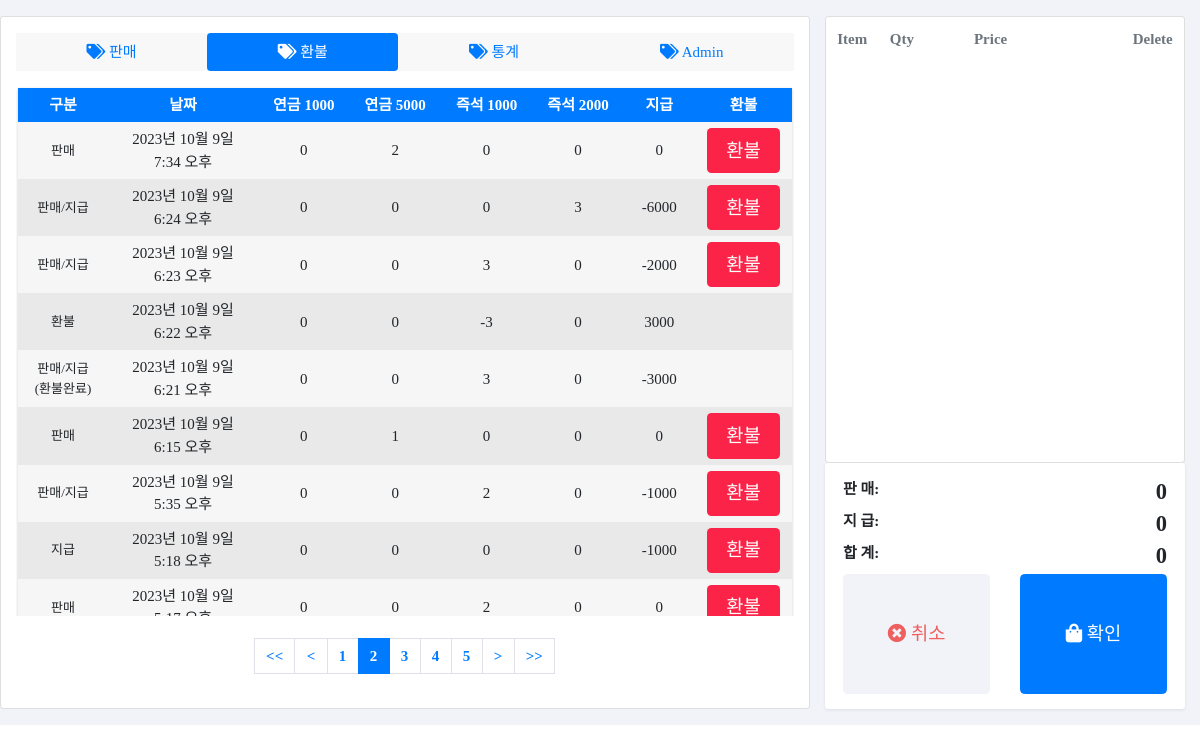
Screenshot of /refund/?page=2 with the database file from the repository.
### POSApp/models.py (models this page shows)
class POSDB(models.Model):
    seq = models.IntegerField(primary_key=True)
    category = models.CharField(max_length=10, null=True)
    pension_lottery_1000 = models.IntegerField(null=True)
    pension_lottery_5000 = models.IntegerField(null=True)
    instant_lottery_1000 = models.IntegerField(null=True)
    instant_lottery_2000 = models.IntegerField(null=True)
    pension_lottery_1000_Qty = models.IntegerField(null=True)
    pension_lottery_5000_Qty = models.IntegerField(null=True)
    instant_lottery_1000_Qty = models.IntegerField(null=True)
    instant_lottery_2000_Qty = models.IntegerField(null=True)
    sale = models.IntegerField(null=True)
    pay = models.IntegerField(null=True)
    sale_time = models.DateTimeField(null=True)
    daily_sale_start = models.DateTimeField(null=True)
    base_balance = models.IntegerField(null=True)
    ismodify = models.BooleanField(null=True)

### POSApp/views.py (the view, shortened to what this page needs)
# urls.py: path('refund/', views.refund, name="refund"),
def refund(request):
    sale_pay_lists = POSDB.objects.order_by('-seq')
    paginator = Paginator(sale_pay_lists, 20)
    page = request.GET.get('page', 1)  # 페이지
    page_obj = paginator.get_page(page)
    context = {
        'sale_pay_list': page_obj,
    }
    return render(request, 'refund.html', context)

### POSApp/templates/refund.html (shortened to what this page needs)
<!DOCTYPE HTML>
<html lang="en">
{% load static %}
<head>
    <link href="{% static 'assets/css/bootstrap.css' %}" rel="stylesheet" type="text/css" />
    <link href="{% static 'assets/css/ui.css' %}" rel="stylesheet" type="text/css" />
    <link href="{% static 'assets/fonts/fontawesome/css/fontawesome-all.min.css' %}" type="text/css" rel="stylesheet">
    <link href="{% static 'assets/css/OverlayScrollbars.css' %}" type="text/css" rel="stylesheet" />
</head>
<body>
    <section class="section-content padding-y-sm bg-default ">
        <div class="container-fluid">
            <div class="row">
                <div class="col-md-8 card padding-y-sm card ">
                    <ul class="nav bg radius nav-pills nav-fill mb-3 bg" role="tablist">
                        <li class="nav-item">
                            <a class="nav-link" href="{% url 'POSApp:index' %}">
                                <i class="fa fa-tags"></i> 판매</a>
                        </li>
                        <li class="nav-item">
                            <a class="nav-link active show" data-toggle="pill" href="{% url 'POSApp:refund' %}">
                                <i class="fa fa-tags "></i> 환불</a>
                        </li>
                        <li class="nav-item">
                            <a class="nav-link" href="{% url 'POSApp:stock' %}">
                                <i class="fa fa-tags "></i> 통계</a>
                        </li>
                        <li class="nav-item">
                            <a class="nav-link" href="{% url 'POSApp:adminpage' %}">
                                <i class="fa fa-tags "></i> Admin</a>
                        </li>
                    </ul>
                    <form action="{% url 'POSApp:refund' %}" method="POST">
                    <div class="wrapper" style="overflow:scroll; height:530px; text-align:center;">
                        <div class="table_refund">
                            <div class="row_table header">
                                <div class="cell" style="width:90px;">구분</div>
                                <div class="cell" style="width:150px;">날짜</div>
                                <div class="cell">연금 1000</div>
                                <div class="cell">연금 5000</div>
                                <div class="cell">즉석 1000</div>
                                <div class="cell">즉석 2000</div>
                                <div class="cell">지급</div>
                                <div class="cell">환불</div>
                            </div>
                                {% for sale_pay in sale_pay_list %}
                                <div class="row_table">
                                    <div class="cell cell_category" data-title="구분">{{sale_pay.category}}</div>
                                    <div class="cell" data-title="판매시간">{{sale_pay.sale_time}}</div>
                                    <div class="cell" data-title="연금 1000">{{sale_pay.pension_lottery_1000_Qty}}</div>
                                    <div class="cell" data-title="연금 2000">{{sale_pay.pension_lottery_5000_Qty}}</div>
                                    <div class="cell" data-title="즉석 1000">{{sale_pay.instant_lottery_1000_Qty}}</div>
                                    <div class="cell" data-title="즉석 2000">{{sale_pay.instant_lottery_2000_Qty}}</div>
                                    <div class="cell" data-title="지급 금액">{{sale_pay.pay}}</div>
                                    <div class="cell" data-title="환불">
                                        {% if sale_pay.category == "환불" %}
                                        {% elif sale_pay.category == "재고수정"%}
                                        {% elif sale_pay.category == "판매(환불완료)"%}
                                        {% elif sale_pay.category == "지급(환불완료)"%}
                                        {% elif sale_pay.category == "판매/지급(환불완료)"%}
                                        {% else %}
                                        <button class="btn btn-primary_refund btn-lg btn-block" onclick="refund({{forloop.counter0}})">
                                            환불
                                        </button>
                                        {% endif %}
                                    </div>
                                </div>
                                {% endfor %}
                            </div>
                        </div>
                        </form>
                    <br>
                    <div class="pagination_">
                        <ul class="pagination justify-content-center">
                            <li class="page-first">
                            <a class="page-link" href="?{{current_path}}&page=1"><<</a>
                            </li>
                            {% if sale_pay_list.has_previous %}
                            <li class="page-item">
                                <a class="page-link" href="?page={{sale_pay_list.previous_page_number}}"><</a>
                            </li>
                            {% else %}
                            <li class="page-item disabled">
                                <a class="page-link" tabindex="-1" aria-disabled="true" href="#"><</a>
                            </li>
                            {% endif %}
                            {% for page_number in sale_pay_list.paginator.page_range %}
                            {% if page_number >= sale_pay_list.number|add:-3 and page_number <= sale_pay_list.number|add:3 %}
                                {% if page_number == sale_pay_list.number %}
                                <li class="page-item active" aria-current="page">
                                    <a class="page-link" href="?page={{page_number}}"style="background:#007bff;font-weight: bold;">{{page_number}}</a>
                                <li>
                                {% else %}
                                <li class="page-item">
                                    <a class="page-link" href="?page={{page_number}}">{{page_number}}</a>
                                </li>
                                {% endif %}
                            {% endif %}
                            {% endfor %}
                            {% if sale_pay_list.has_next %}
                            <li class="page-item">
                                <a class="page-link" href="?page={{sale_pay_list.next_page_number}}">></a>
                            </li>
                            {% else %}
                            <li class="page-item disabled">
                                <a class="page-link" tabindex="-1" aria-disabled="true" href="#">></a>
                            </li>
                            {% endif %}
                            <li class="page-first">
                                <a class="page-link" href="?page={{sale_pay_list.paginator.num_pages}}">>></a>
                            </li>
                        </ul>
                    </div>
                    </div>
                <div class="col-md-4">
                    <div class="card">
                        <span id="cart">
                            <form action="{% url 'POSApp:index' %}" method="POST">
                                <table class="table table-hover shopping-cart-wrap">
                                    <thead class="text-muted">
                                        <tr>
                                            <th scope="col">Item</th>
                                            <th scope="col" width="120">Qty</th>
                                            <th scope="col" width="120">Price</th>
                                            <th scope="col" class="text-right" width="200">Delete</th>
                                        </tr>
                                    </thead>
                                </table>
                            </form>
                        </span>
                    </div>
                    <div class="box">
                        <dl class="dlist-align">
                            <dt>판 매:</dt>
                            <dd class="text-right h4 b total_sale">0</dd>
                        </dl>
                        <dl class="dlist-align">
                            <dt>지 급:</dt>
                            <dd class="text-right h4 b total_pay">0</dd>
                        </dl>
                        <dl class="dlist-align">
                            <dt>합 계:</dt>
                            <dd class="text-right h4 b total">0</dd>
                        </dl>
                        <div class="row">
                            <div class="col-md-6">
                                <button class="btn  btn-default btn-error btn-lg btn-block btn-custom" onclick="location.href='{% url 'POSApp:index' %}'"><i
                                        class="fa fa-times-circle "></i> 취소 </button>
                            </div>
                            <div class="col-md-6">
                                <button class="btn  btn-primary btn-lg btn-block btn-custom" onclick=""><i
                                        class="fa fa-shopping-bag"></i>
                                    확인 </button>
                            </div>
                        </div>
                    </div>
                </div>
            </div>
        </div>
    </section>
</body>
</html>

### POSApp/static/assets/css/ui.css (style rules this page uses)
html { font-size: 15px; }
.padding-y-sm { padding-top: 16px; padding-bottom: 16px; }
.bg { background-color: #f8f8f8 !important; }
.b { font-weight: 600; }
[class*="dlist-"] { margin-bottom: 5px; }
[class*="dlist-"] dd { margin-bottom: 0; }
.dlist-align dt { width: 90px; float: left; word-wrap: break-word; }
.dlist-align dd { margin-left: 120px; vertical-align: baseline; }
.shopping-cart-wrap thead th { border-top: 0; border-bottom: 0; }
.box { padding: 1rem 1.2rem; display: block; background: #fff; border-radius: 0.2rem; -webkit-box-shadow: 0 1px 3px rgba(51, 51, 51, 0.1); box-shadow: 0 1px 3px rgba(51, 51, 51, 0.1); }
.col-md-8 { flex: 0 0 67.5%; max-width: 67.5%; }
.col-md-4 { flex: 0 0 32.5%; max-width: 32.5%; }
.btn-custom { height: 120px; }

### POSApp/static/assets/css/OverlayScrollbars.css (style rules this page uses)
.os-host, .os-host-textarea { position: relative; overflow: visible !important; -webkit-box-orient: vertical; -webkit-box-direction: normal; -ms-flex-direction: column; flex-direction: column; -ms-flex-wrap: nowrap; flex-wrap: nowrap; -webkit-box-pack: start; -ms-flex-pack: start; justify-content: flex-start; -ms-flex-line-pack: start; align-content: flex-start; -webkit-box-align: start; -ms-flex-align: start; -ms-grid-row-align: flex-start; align-items: flex-start; }

### POSApp/templates/refund.html (style rules this page uses)
.bg-default, .btn-default { background-color: #f2f3f8; }
.btn-error { color: #ef5f5f; }
body { font-family: "Pretended"; font-size: 15px; }
.cell_category { font-size: 13px; }
body { -webkit-font-smoothing: antialiased; font-smoothing: antialiased; }
.wrapper { margin: 0 auto; padding: 2px; max-width: 800px; }
.table_refund { margin: 0 0 40px 0; width: 100%; box-shadow: 0 1px 3px rgba(0, 0, 0, 0.2); display: table; }
.row_table { display: table-row; background: #f6f6f6; }
.row_table:nth-of-type(odd) { background: #e9e9e9; }
.row_table.header { font-weight: 900; color: #ffffff; background: #007bff; }
.cell { padding: 6px 12px; display: table-cell; vertical-align:middle; }
.btn-primary_refund { background-color: #fc2348; color: #ffffff; }
.page-link { color: #007bff; font-weight: bold; }

### rows the page displays
POSDB: category "판매", sale_time "2023년 10월 9일 7:34 오후", pension_lottery_1000_Qty "0", pension_lottery_5000_Qty "2", instant_lottery_1000_Qty "0", instant_lottery_2000_Qty "0", pay "0"
POSDB: category "판매/지급", sale_time "2023년 10월 9일 6:24 오후", pension_lottery_1000_Qty "0", pension_lottery_5000_Qty "0", instant_lottery_1000_Qty "0", instant_lottery_2000_Qty "3", pay "-6000"
POSDB: category "판매/지급", sale_time "2023년 10월 9일 6:23 오후", pension_lottery_1000_Qty "0", pension_lottery_5000_Qty "0", instant_lottery_1000_Qty "3", instant_lottery_2000_Qty "0", pay "-2000"
POSDB: category "환불", sale_time "2023년 10월 9일 6:22 오후", pension_lottery_1000_Qty "0", pension_lottery_5000_Qty "0", instant_lottery_1000_Qty "-3", instant_lottery_2000_Qty "0", pay "3000"
POSDB: category "판매/지급(환불완료)", sale_time "2023년 10월 9일 6:21 오후", pension_lottery_1000_Qty "0", pension_lottery_5000_Qty "0", instant_lottery_1000_Qty "3", instant_lottery_2000_Qty "0", pay "-3000"
POSDB: category "판매", sale_time "2023년 10월 9일 6:15 오후", pension_lottery_1000_Qty "0", pension_lottery_5000_Qty "1", instant_lottery_1000_Qty "0", instant_lottery_2000_Qty "0", pay "0"
POSDB: category "판매/지급", sale_time "2023년 10월 9일 5:35 오후", pension_lottery_1000_Qty "0", pension_lottery_5000_Qty "0", instant_lottery_1000_Qty "2", instant_lottery_2000_Qty "0", pay "-1000"
POSDB: category "지급", sale_time "2023년 10월 9일 5:18 오후", pension_lottery_1000_Qty "0", pension_lottery_5000_Qty "0", instant_lottery_1000_Qty "0", instant_lottery_2000_Qty "0", pay "-1000"
POSDB: category "판매", sale_time "2023년 10월 9일…", pension_lottery_1000_Qty "0", pension_lottery_5000_Qty "0", instant_lottery_1000_Qty "2", instant_lottery_2000_Qty "0", pay "0"

### other values shown
{{ page_number }} "1" "3" "4" "5"
{{ page_number }} "2"
